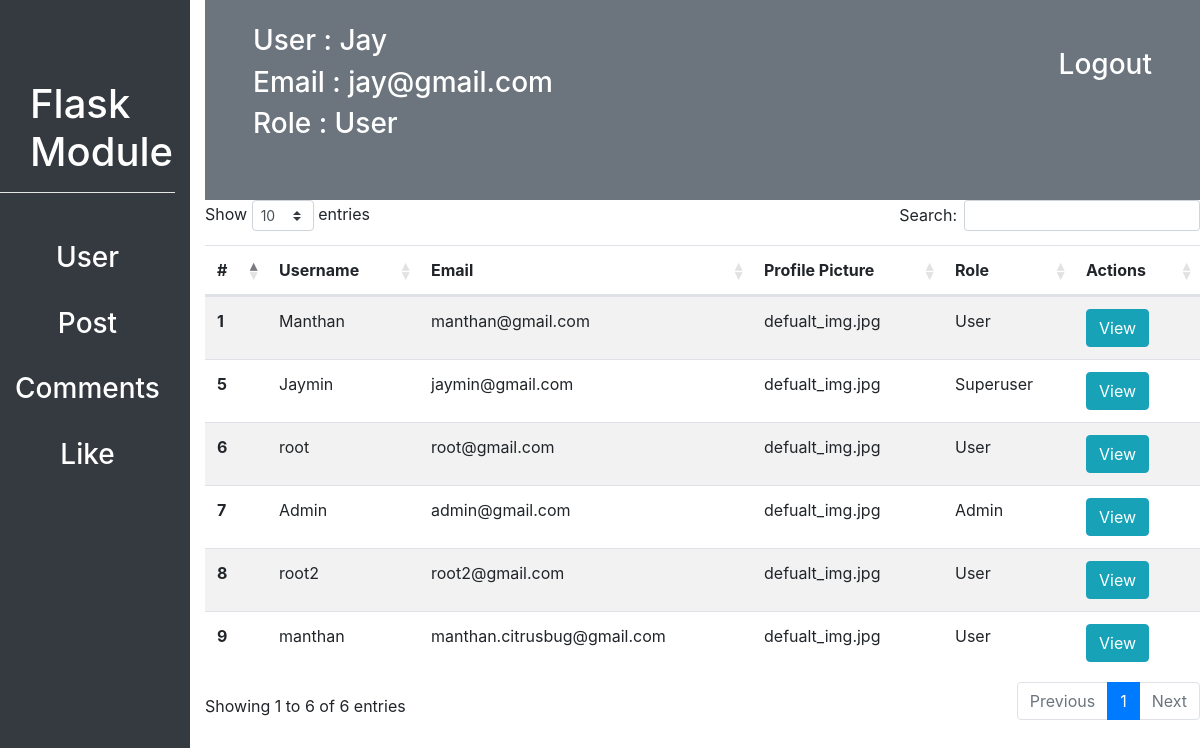
The app's page /customadmin/dashboard/1 (signed in) with its own data.
### flask_module/user/models.py (models this page shows, shortened)
class User(db.Model, UserMixin):
    id = db.Column(db.Integer, primary_key=True)
    username = db.Column(db.String(20), unique=True, nullable=False)
    email = db.Column(db.String(30), unique=True, nullable=False)
    profile_picture = db.Column(db.String(70), nullable=False, default="defualt_img.jpg")
    password = db.Column(db.String(15), nullable=False)
    like = db.relationship("Likes", backref="user", lazy=True, cascade = "all, delete, delete-orphan", )
    post = db.relationship("Post", backref="user", lazy=True, cascade = "all, delete, delete-orphan", )
    comment = db.relationship("Comments", backref="user", lazy=True, cascade = "all, delete, delete-orphan", )
    following = db.relationship("User",
                    secondary=connected_user,
                    primaryjoin=id==connected_user.c.parent_id,
                    secondaryjoin=id==connected_user.c.children_id,
                    backref="followed_by")
    role_id = db.Column(db.Integer, db.ForeignKey("role.id"), nullable=False)

class Role(db.Model):
    id = db.Column(db.Integer, primary_key=True)
    name = db.Column(db.String(20), unique=True, nullable=False)
    user = db.relationship("User", backref="role")

### flask_module/customadmin/routes.py (the view)
@customadmin.route("/customadmin/dashboard/<string:username>")
@login_required
def dashboard(username):
    users = User.query.filter(User.id != current_user.id)
    return render_template("customadmin/dashboard.html", users=users)

### flask_module/customadmin/routes.py (called while the page is built)
def login_required(f):
    @wraps(f)
    def decorated_function(*args, **kwargs):
        if current_user.is_authenticated is False:
            return redirect(url_for('customadmin.login'))
        return f(*args, **kwargs)
    return decorated_function

### flask_module/user/models.py (called while the page is built)
@login_manager.user_loader
def load_user(user_id):
    return User.query.filter_by(id=int(user_id)).first()

### flask_module/templates/customadmin/dashboard.html (shortened to what this page needs)
<!DOCTYPE html>
<html lang="en">
<head>
    <link rel="stylesheet" href="{{ url_for('static', filename='css/bootstrap.css') }}">
    <link rel="stylesheet" href="{{url_for('static', filename="css/datatable.css")}}">
    <link rel="stylesheet" href="{{url_for('static', filename="css/datatable.min.css")}}">
</head>
<body>
    <div class="row" id="sidebar">
        <div class="col bg-dark">
            <div id="module-title">
                <h1 class="text-white">Flask Module</h1>
            </div>
            <hr style="background: white">
            <div class="mt-5 text-center">
                <a href="{{url_for('customadmin.dashboard', username=current_user.username)}}"><h3 class="text-white">User</h3></a><br>
                <a href="{{url_for('customadmin.post_list')}}"><h3 class="text-white">Post</h3></a><br>
                <a href="{{url_for('customadmin.comments_list')}}"><h3 class="text-white">Comments</h3></a><br>
                <a href="{{url_for('customadmin.like_list')}}"><h3 class="text-white">Like</h3></a><br>
            </div>
        </div>
        <div class="col-10">
            <div id="navbar" class="bg-secondary">
                <a href="{{url_for('customadmin.logout')}}"><h3 class="float-right px-5 pt-5 text-white">Logout</h3></a>
                <h3 class="text-white pt-4 px-5">User : {{current_user.username}}</h3>
                <h3 class="text-white px-5">Email : {{current_user.email}}</h3>
                <h3 class="text-white px-5">Role : {{current_user.role.name}}</h3>
            </div>
            {% block contant %}
            <table id="user-table" class="table table-striped m-auto mt-2">
                <thead>
                  <tr>
                    <th scope="col">#</th>
                    <th scope="col">Username</th>
                    <th scope="col">Email</th>
                    <th scope="col">Profile Picture</th>
                    <th scope="col">Role</th>
                    <th scope="col">Actions</th>
                  </tr>
                </thead>
                <tbody>
                {% for user in users %}
                  <tr>
                    <th scope="row">{{user.id}}</th>
                    <td>{{user.username}}</td>
                    <td>{{user.email}}</td>
                    <td>{{user.profile_picture}}</td>
                    <td>{{user.role.name}}</td>
                    <td>
                        <a href="{{url_for('customadmin.user_detail', user_id=user.id)}}" class="btn btn-info">View</a></td>
                  </tr>
                {% endfor %}
                </tbody>
              </table>
              {% endblock contant %}
        </div>
    </div>
</body>
</html>

### flask_module/templates/customadmin/dashboard.html (style rules this page uses)
#sidebar { height: 900px; }
#module-title { margin-top: 80px; margin-left: 30px; }
#navbar { height: 200px; }

### records on screen
User: username "Jay", email "jay@gmail.com"
Role: role.name "User"
User: id "1", username "Manthan", email "manthan@gmail.com", profile_picture "defualt_img.jpg", role.name "User"
User: id "5", username "Jaymin", email "jaymin@gmail.com", profile_picture "defualt_img.jpg", role.name "Superuser"
User: id "6", username "root", email "root@gmail.com", profile_picture "defualt_img.jpg", role.name "User"
User: id "7", username "Admin", email "admin@gmail.com", profile_picture "defualt_img.jpg", role.name "Admin"
User: id "8", username "root2", email "root2@gmail.com", profile_picture "defualt_img.jpg", role.name "User"
User: id "9", username "manthan", email "manthan.citrusbug@gmail.com", profile_picture "defualt_img.jpg", role.name "User"
